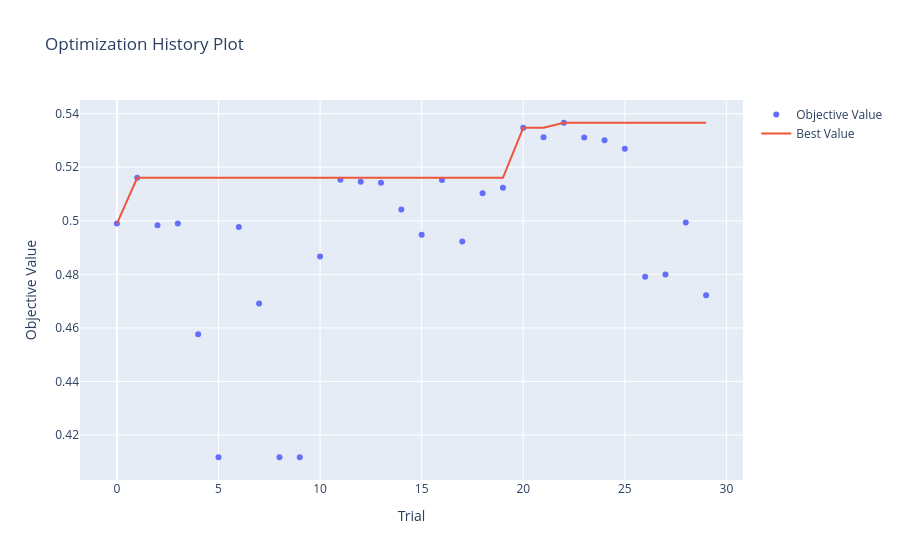

This figure's notebook cell:
### Markdown cell above
### 1. Historial de Optimización

El siguiente gráfico interactivo muestra cómo Optuna fue "aprendiendo" y mejorando su puntaje a medida que avanzaban los intentos.

* **Puntos azules**: Representan cada uno de los 30 intentos (qué F1-Score obtuvo).
* **Línea roja**: Muestra la tendencia del puntaje máximo histórico.

### Code cell
# Generamos el gráfico interactivo del historial de aprendizaje
plot_optimization_history(study)

### Figure 1 — Plotly figure (JSON) as saved in the notebook; plotly's stock layout.template omitted (floating-point values rounded to 4 significant figures)
{"data": [{"mode": "markers", "name": "Objective Value", "type": "scatter", "x": [0, 1, 2, 3, 4, 5, 6, 7, 8, 9, 10, 11, 12, 13, 14, 15, 16, 17, 18, 19, 20, 21, 22, 23, 24, 25, 26, 27, 28, 29], "y": [0.499, 0.516, 0.4983, 0.499, 0.4576, 0.4117, 0.4977, 0.4691, 0.4117, 0.4117, 0.4866, 0.5153, 0.5146, 0.5142, 0.5042, 0.4948, 0.5153, 0.4922, 0.5103, 0.5123, 0.5347, 0.5312, 0.5366, 0.5311, 0.5301, 0.5269, 0.4791, 0.48, 0.4994, 0.4722]}, {"mode": "lines", "name": "Best Value", "type": "scatter", "x": [0, 1, 2, 3, 4, 5, 6, 7, 8, 9, 10, 11, 12, 13, 14, 15, 16, 17, 18, 19, 20, 21, 22, 23, 24, 25, 26, 27, 28, 29], "y": [0.499, 0.516, 0.516, 0.516, 0.516, 0.516, 0.516, 0.516, 0.516, 0.516, 0.516, 0.516, 0.516, 0.516, 0.516, 0.516, 0.516, 0.516, 0.516, 0.516, 0.5347, 0.5347, 0.5366, 0.5366, 0.5366, 0.5366, 0.5366, 0.5366, 0.5366, 0.5366]}, {"marker": {"color": "#cccccc"}, "mode": "markers", "name": "Infeasible Trial", "showlegend": false, "type": "scatter", "x": [], "y": []}], "layout": {"title": {"text": "Optimization History Plot"}, "xaxis": {"title": {"text": "Trial"}}, "yaxis": {"title": {"text": "Objective Value"}}}}
